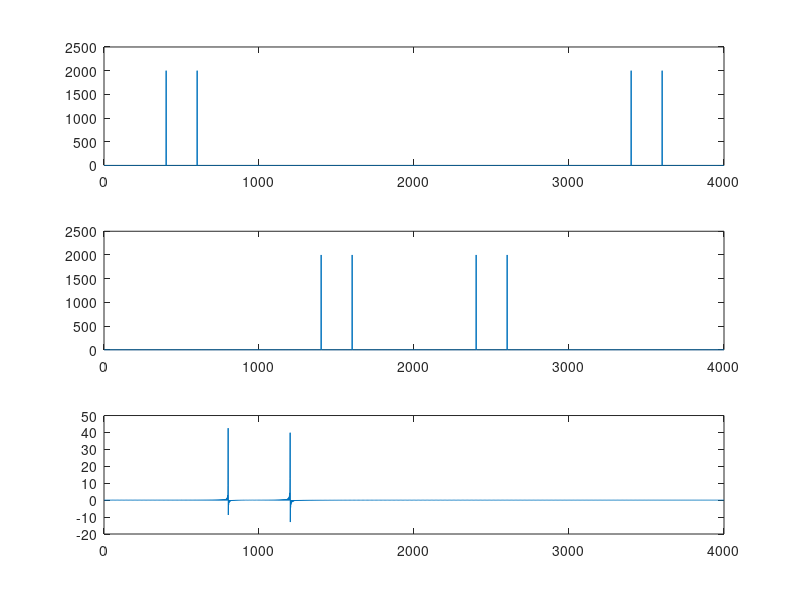

The MATLAB script that drew this image:
% parameters
fs = 2000;
tt = 0:1/fs:2-1/fs;

% define the signal
f1 = 200; % Hz
f2 = 300; % Hz
w = cos(2*pi*f1*tt) + cos(2*pi*f2*tt);

% Let's investigate how the results of the FFT and DCT look
hold on;
fft_results = fft(w);
subplot(3,1,1);
plot(abs(fft_results));
shifted = fftshift(fft_results);
subplot(3,1,2);
plot(abs(shifted));
subplot(3,1,3);
plot(dct(w));
hold off;

